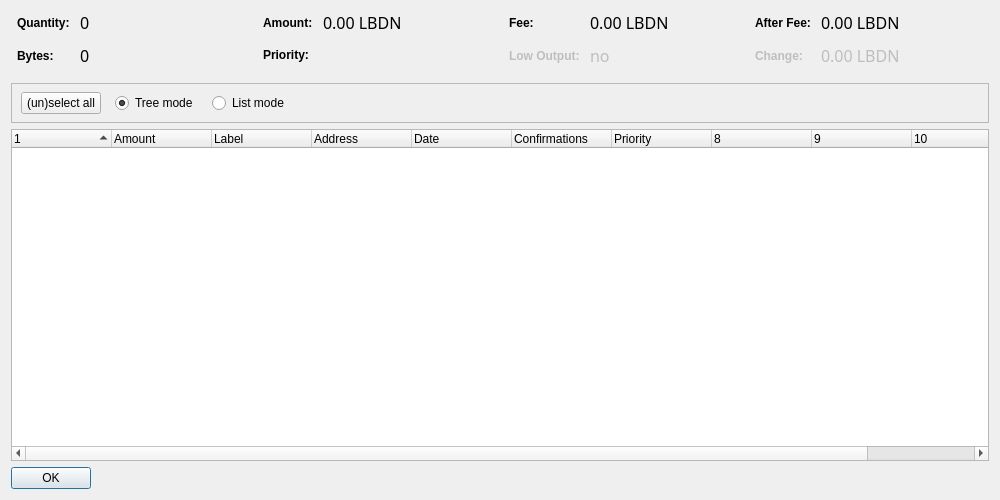
<?xml version="1.0" encoding="UTF-8"?>
<ui version="4.0">
 <class>CoinControlDialog</class>
 <widget class="QDialog" name="CoinControlDialog">
  <property name="geometry">
   <rect>
    <x>0</x>
    <y>0</y>
    <width>1000</width>
    <height>500</height>
   </rect>
  </property>
  <property name="windowTitle">
   <string>Coin Control</string>
  </property>
  <property name="styleSheet">
   <string notr="true"/>
  </property>
  <layout class="QVBoxLayout" name="verticalLayout">
   <item>
    <layout class="QHBoxLayout" name="horizontalLayoutTop" stretch="0,0,0,0">
     <property name="topMargin">
      <number>0</number>
     </property>
     <property name="bottomMargin">
      <number>10</number>
     </property>
     <item>
      <layout class="QFormLayout" name="formLayoutCoinControl1">
       <property name="horizontalSpacing">
        <number>10</number>
       </property>
       <property name="verticalSpacing">
        <number>10</number>
       </property>
       <property name="leftMargin">
        <number>6</number>
       </property>
       <property name="rightMargin">
        <number>6</number>
       </property>
       <item row="0" column="0">
        <widget class="QLabel" name="labelCoinControlQuantityText">
         <property name="styleSheet">
          <string notr="true">font-weight:bold;</string>
         </property>
         <property name="text">
          <string>Quantity:</string>
         </property>
        </widget>
       </item>
       <item row="0" column="1">
        <widget class="QLabel" name="labelCoinControlQuantity">
         <property name="font">
          <font>
           <family>Century Gothic</family>
           <pointsize>12</pointsize>
           <weight>50</weight>
           <italic>false</italic>
           <bold>false</bold>
          </font>
         </property>
         <property name="cursor">
          <cursorShape>IBeamCursor</cursorShape>
         </property>
         <property name="contextMenuPolicy">
          <enum>Qt::ActionsContextMenu</enum>
         </property>
         <property name="text">
          <string notr="true">0</string>
         </property>
         <property name="textInteractionFlags">
          <set>Qt::LinksAccessibleByMouse|Qt::TextSelectableByKeyboard|Qt::TextSelectableByMouse</set>
         </property>
        </widget>
       </item>
       <item row="1" column="0">
        <widget class="QLabel" name="labelCoinControlBytesText">
         <property name="styleSheet">
          <string notr="true">font-weight:bold;</string>
         </property>
         <property name="text">
          <string>Bytes:</string>
         </property>
        </widget>
       </item>
       <item row="1" column="1">
        <widget class="QLabel" name="labelCoinControlBytes">
         <property name="font">
          <font>
           <family>Century Gothic</family>
           <pointsize>12</pointsize>
           <weight>50</weight>
           <italic>false</italic>
           <bold>false</bold>
          </font>
         </property>
         <property name="cursor">
          <cursorShape>IBeamCursor</cursorShape>
         </property>
         <property name="contextMenuPolicy">
          <enum>Qt::ActionsContextMenu</enum>
         </property>
         <property name="text">
          <string notr="true">0</string>
         </property>
         <property name="textInteractionFlags">
          <set>Qt::LinksAccessibleByMouse|Qt::TextSelectableByKeyboard|Qt::TextSelectableByMouse</set>
         </property>
        </widget>
       </item>
      </layout>
     </item>
     <item>
      <layout class="QFormLayout" name="formLayoutCoinControl2">
       <property name="horizontalSpacing">
        <number>10</number>
       </property>
       <property name="verticalSpacing">
        <number>10</number>
       </property>
       <property name="leftMargin">
        <number>6</number>
       </property>
       <property name="rightMargin">
        <number>6</number>
       </property>
       <item row="0" column="0">
        <widget class="QLabel" name="labelCoinControlAmountText">
         <property name="styleSheet">
          <string notr="true">font-weight:bold;</string>
         </property>
         <property name="text">
          <string>Amount:</string>
         </property>
        </widget>
       </item>
       <item row="0" column="1">
        <widget class="QLabel" name="labelCoinControlAmount">
         <property name="font">
          <font>
           <family>Century Gothic</family>
           <pointsize>12</pointsize>
           <weight>50</weight>
           <italic>false</italic>
           <bold>false</bold>
          </font>
         </property>
         <property name="cursor">
          <cursorShape>IBeamCursor</cursorShape>
         </property>
         <property name="contextMenuPolicy">
          <enum>Qt::ActionsContextMenu</enum>
         </property>
         <property name="text">
          <string notr="true">0.00 LBDN</string>
         </property>
         <property name="textInteractionFlags">
          <set>Qt::LinksAccessibleByMouse|Qt::TextSelectableByKeyboard|Qt::TextSelectableByMouse</set>
         </property>
        </widget>
       </item>
       <item row="1" column="0">
        <widget class="QLabel" name="labelCoinControlPriorityText">
         <property name="styleSheet">
          <string notr="true">font-weight:bold;</string>
         </property>
         <property name="text">
          <string>Priority:</string>
         </property>
        </widget>
       </item>
       <item row="1" column="1">
        <widget class="QLabel" name="labelCoinControlPriority">
         <property name="font">
          <font>
           <family>Century Gothic</family>
           <pointsize>12</pointsize>
           <weight>50</weight>
           <italic>false</italic>
           <bold>false</bold>
          </font>
         </property>
         <property name="cursor">
          <cursorShape>IBeamCursor</cursorShape>
         </property>
         <property name="contextMenuPolicy">
          <enum>Qt::ActionsContextMenu</enum>
         </property>
         <property name="text">
          <string/>
         </property>
         <property name="textInteractionFlags">
          <set>Qt::LinksAccessibleByMouse|Qt::TextSelectableByKeyboard|Qt::TextSelectableByMouse</set>
         </property>
        </widget>
       </item>
      </layout>
     </item>
     <item>
      <layout class="QFormLayout" name="formLayoutCoinControl3">
       <property name="horizontalSpacing">
        <number>10</number>
       </property>
       <property name="verticalSpacing">
        <number>10</number>
       </property>
       <property name="leftMargin">
        <number>6</number>
       </property>
       <property name="rightMargin">
        <number>6</number>
       </property>
       <item row="0" column="0">
        <widget class="QLabel" name="labelCoinControlFeeText">
         <property name="styleSheet">
          <string notr="true">font-weight:bold;</string>
         </property>
         <property name="text">
          <string>Fee:</string>
         </property>
        </widget>
       </item>
       <item row="0" column="1">
        <widget class="QLabel" name="labelCoinControlFee">
         <property name="font">
          <font>
           <family>Century Gothic</family>
           <pointsize>12</pointsize>
           <weight>50</weight>
           <italic>false</italic>
           <bold>false</bold>
          </font>
         </property>
         <property name="cursor">
          <cursorShape>IBeamCursor</cursorShape>
         </property>
         <property name="contextMenuPolicy">
          <enum>Qt::ActionsContextMenu</enum>
         </property>
         <property name="text">
          <string notr="true">0.00 LBDN</string>
         </property>
         <property name="textInteractionFlags">
          <set>Qt::LinksAccessibleByMouse|Qt::TextSelectableByKeyboard|Qt::TextSelectableByMouse</set>
         </property>
        </widget>
       </item>
       <item row="1" column="0">
        <widget class="QLabel" name="labelCoinControlLowOutputText">
         <property name="enabled">
          <bool>false</bool>
         </property>
         <property name="styleSheet">
          <string notr="true">font-weight:bold;</string>
         </property>
         <property name="text">
          <string>Low Output:</string>
         </property>
        </widget>
       </item>
       <item row="1" column="1">
        <widget class="QLabel" name="labelCoinControlLowOutput">
         <property name="enabled">
          <bool>false</bool>
         </property>
         <property name="font">
          <font>
           <family>Century Gothic</family>
           <pointsize>12</pointsize>
           <weight>50</weight>
           <italic>false</italic>
           <bold>false</bold>
          </font>
         </property>
         <property name="cursor">
          <cursorShape>IBeamCursor</cursorShape>
         </property>
         <property name="contextMenuPolicy">
          <enum>Qt::ActionsContextMenu</enum>
         </property>
         <property name="text">
          <string notr="true">no</string>
         </property>
         <property name="textInteractionFlags">
          <set>Qt::LinksAccessibleByMouse|Qt::TextSelectableByKeyboard|Qt::TextSelectableByMouse</set>
         </property>
        </widget>
       </item>
      </layout>
     </item>
     <item>
      <layout class="QFormLayout" name="formLayoutCoinControl4">
       <property name="horizontalSpacing">
        <number>10</number>
       </property>
       <property name="verticalSpacing">
        <number>10</number>
       </property>
       <property name="leftMargin">
        <number>6</number>
       </property>
       <property name="rightMargin">
        <number>6</number>
       </property>
       <item row="0" column="0">
        <widget class="QLabel" name="labelCoinControlAfterFeeText">
         <property name="styleSheet">
          <string notr="true">font-weight:bold;</string>
         </property>
         <property name="text">
          <string>After Fee:</string>
         </property>
        </widget>
       </item>
       <item row="0" column="1">
        <widget class="QLabel" name="labelCoinControlAfterFee">
         <property name="font">
          <font>
           <family>Century Gothic</family>
           <pointsize>12</pointsize>
           <weight>50</weight>
           <italic>false</italic>
           <bold>false</bold>
          </font>
         </property>
         <property name="cursor">
          <cursorShape>IBeamCursor</cursorShape>
         </property>
         <property name="contextMenuPolicy">
          <enum>Qt::ActionsContextMenu</enum>
         </property>
         <property name="text">
          <string notr="true">0.00 LBDN</string>
         </property>
         <property name="textInteractionFlags">
          <set>Qt::LinksAccessibleByMouse|Qt::TextSelectableByKeyboard|Qt::TextSelectableByMouse</set>
         </property>
        </widget>
       </item>
       <item row="1" column="0">
        <widget class="QLabel" name="labelCoinControlChangeText">
         <property name="enabled">
          <bool>false</bool>
         </property>
         <property name="styleSheet">
          <string notr="true">font-weight:bold;</string>
         </property>
         <property name="text">
          <string>Change:</string>
         </property>
        </widget>
       </item>
       <item row="1" column="1">
        <widget class="QLabel" name="labelCoinControlChange">
         <property name="enabled">
          <bool>false</bool>
         </property>
         <property name="font">
          <font>
           <family>Century Gothic</family>
           <pointsize>12</pointsize>
           <weight>50</weight>
           <italic>false</italic>
           <bold>false</bold>
          </font>
         </property>
         <property name="cursor">
          <cursorShape>IBeamCursor</cursorShape>
         </property>
         <property name="contextMenuPolicy">
          <enum>Qt::ActionsContextMenu</enum>
         </property>
         <property name="text">
          <string notr="true">0.00 LBDN</string>
         </property>
         <property name="textInteractionFlags">
          <set>Qt::LinksAccessibleByMouse|Qt::TextSelectableByKeyboard|Qt::TextSelectableByMouse</set>
         </property>
        </widget>
       </item>
      </layout>
     </item>
    </layout>
   </item>
   <item>
    <widget class="QFrame" name="frame">
     <property name="minimumSize">
      <size>
       <width>0</width>
       <height>40</height>
      </size>
     </property>
     <property name="frameShape">
      <enum>QFrame::StyledPanel</enum>
     </property>
     <property name="frameShadow">
      <enum>QFrame::Sunken</enum>
     </property>
     <widget class="QWidget" name="horizontalLayoutWidget">
      <property name="geometry">
       <rect>
        <x>10</x>
        <y>0</y>
        <width>781</width>
        <height>41</height>
       </rect>
      </property>
      <layout class="QHBoxLayout" name="horizontalLayoutPanel" stretch="0,0,0,0">
       <property name="spacing">
        <number>14</number>
       </property>
       <item>
        <widget class="QPushButton" name="pushButtonSelectAll">
         <property name="sizePolicy">
          <sizepolicy hsizetype="Maximum" vsizetype="Fixed">
           <horstretch>0</horstretch>
           <verstretch>0</verstretch>
          </sizepolicy>
         </property>
         <property name="styleSheet">
          <string notr="true"/>
         </property>
         <property name="text">
          <string>(un)select all</string>
         </property>
        </widget>
       </item>
       <item>
        <widget class="QRadioButton" name="radioTreeMode">
         <property name="sizePolicy">
          <sizepolicy hsizetype="Maximum" vsizetype="Fixed">
           <horstretch>0</horstretch>
           <verstretch>0</verstretch>
          </sizepolicy>
         </property>
         <property name="text">
          <string>Tree mode</string>
         </property>
         <property name="checked">
          <bool>true</bool>
         </property>
        </widget>
       </item>
       <item>
        <widget class="QRadioButton" name="radioListMode">
         <property name="sizePolicy">
          <sizepolicy hsizetype="Maximum" vsizetype="Fixed">
           <horstretch>0</horstretch>
           <verstretch>0</verstretch>
          </sizepolicy>
         </property>
         <property name="text">
          <string>List mode</string>
         </property>
        </widget>
       </item>
       <item>
        <spacer name="horizontalSpacer">
         <property name="orientation">
          <enum>Qt::Horizontal</enum>
         </property>
         <property name="sizeHint" stdset="0">
          <size>
           <width>40</width>
           <height>20</height>
          </size>
         </property>
        </spacer>
       </item>
      </layout>
     </widget>
    </widget>
   </item>
   <item>
    <widget class="CoinControlTreeWidget" name="treeWidget">
     <property name="contextMenuPolicy">
      <enum>Qt::CustomContextMenu</enum>
     </property>
     <property name="styleSheet">
      <string notr="true"/>
     </property>
     <property name="sortingEnabled">
      <bool>false</bool>
     </property>
     <property name="columnCount">
      <number>11</number>
     </property>
     <attribute name="headerShowSortIndicator" stdset="0">
      <bool>true</bool>
     </attribute>
     <attribute name="headerStretchLastSection">
      <bool>false</bool>
     </attribute>
     <column>
      <property name="text">
       <string/>
      </property>
     </column>
     <column>
      <property name="text">
       <string>Amount</string>
      </property>
     </column>
     <column>
      <property name="text">
       <string>Label</string>
      </property>
     </column>
     <column>
      <property name="text">
       <string>Address</string>
      </property>
     </column>
     <column>
      <property name="text">
       <string>Date</string>
      </property>
     </column>
     <column>
      <property name="text">
       <string>Confirmations</string>
      </property>
      <property name="toolTip">
       <string>Confirmed</string>
      </property>
     </column>
     <column>
      <property name="text">
       <string>Priority</string>
      </property>
     </column>
     <column>
      <property name="text">
       <string/>
      </property>
     </column>
     <column>
      <property name="text">
       <string/>
      </property>
     </column>
     <column>
      <property name="text">
       <string/>
      </property>
     </column>
     <column>
      <property name="text">
       <string/>
      </property>
     </column>
    </widget>
   </item>
   <item>
    <widget class="QDialogButtonBox" name="buttonBox">
     <property name="sizePolicy">
      <sizepolicy hsizetype="Maximum" vsizetype="Fixed">
       <horstretch>0</horstretch>
       <verstretch>0</verstretch>
      </sizepolicy>
     </property>
     <property name="styleSheet">
      <string notr="true"/>
     </property>
     <property name="orientation">
      <enum>Qt::Horizontal</enum>
     </property>
     <property name="standardButtons">
      <set>QDialogButtonBox::Ok</set>
     </property>
    </widget>
   </item>
  </layout>
 </widget>
 <customwidgets>
  <customwidget>
   <class>CoinControlTreeWidget</class>
   <extends>QTreeWidget</extends>
   <header>coincontroltreewidget.h</header>
  </customwidget>
 </customwidgets>
 <resources/>
 <connections/>
</ui>
